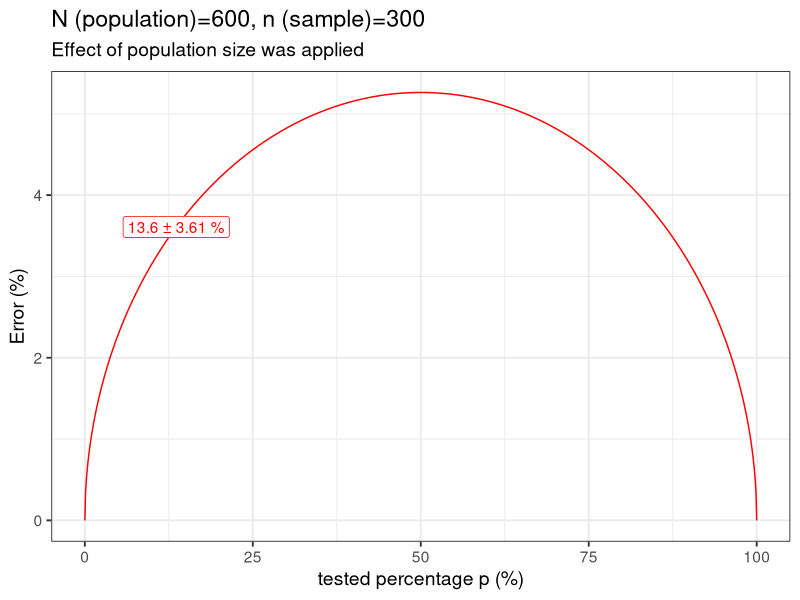

Generate this figure with R:
## ---- chunk 1
knitr::opts_chunk$set(echo = TRUE)
## ---- chunk 2
library(ggplot2)
library(cowplot)

# Function
make_my_plot<-function(N,n,p,conf){
  per<-round(seq(0,1,0.001),3)
  typeI<-1-conf
  proba<-qnorm(1-typeI+typeI/2,mean=0,sd=1)
  threshold<-N/n
  if (threshold>20){
    err1<-proba*sqrt((per*(1-per))/n)
    my.err1<-err1[which(per==p)]*100
    data1<-data.frame(PER=per*100,ERR=err1*100)
    ggplot(data1,aes(x=PER,y=ERR))+
      ggtitle(paste("N (population)=",
                    N,
                    ", n (sample)=",
                    n,
                    sep=""),
              subtitle = "Effect of population size was considered negligible")+
      geom_line(col="red")+
      annotate(geom="label",
               x=p*100,
               y=my.err1,
               label=paste(round(p*100,2),
                           "±",
                           round(my.err1,2),
                           "%"),
               col="red",
               fill="white")+
      xlab("tested percentage p (%)")+
      ylab("Error (%)")+
      theme_bw(base_size=14)
  }else{
    err2<-proba*sqrt((per*(1-per))/n)*sqrt((N-n)/(N-1))
    my.err2<-err2[which(per==p)]*100
    data2<-data.frame(PER=per*100,ERR=err2*100)
    ggplot(data2,aes(x=PER,y=ERR))+
      ggtitle(paste("N (population)=",
                    N,
                    ", n (sample)=",
                    n,
                    sep=""),
              subtitle = "Effect of population size was applied")+
      geom_line(col="red")+
      annotate(geom="label",
               x=p*100,
               y=my.err2,
               label=paste(round(p*100,2),
                           "±",
                           round(my.err2,2),
                           "%"),
               col="red",
               fill="white")+
      xlab("tested percentage p (%)")+
      ylab("Error (%)")+
      theme_bw(base_size=14)
  }
}

## ---- chunk 3
make_my_plot(N=600,
             n=300,
             p=.136,
             conf=0.99)
